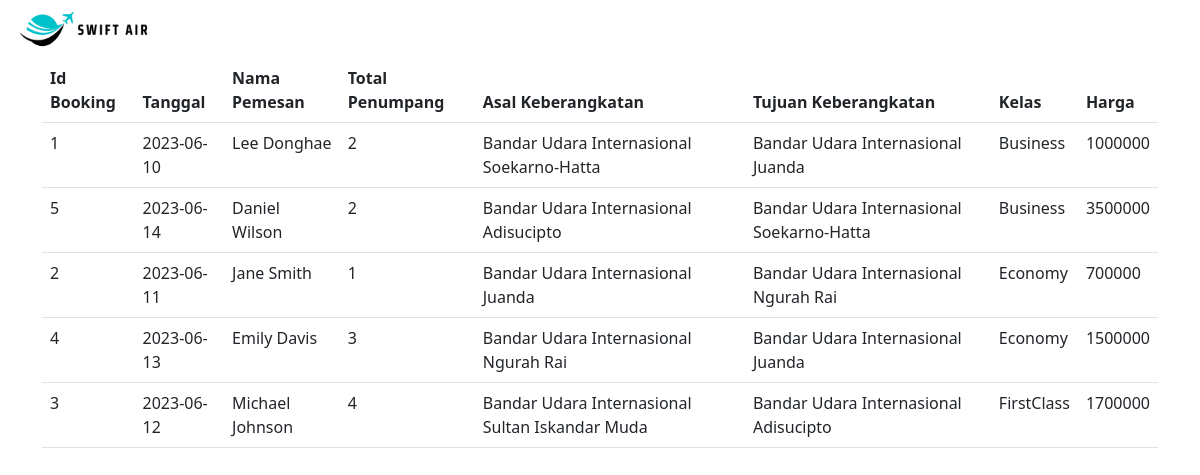
/Cek_pemesanan.php, run on the app's committed database.
### tables this page shows
CREATE TABLE Reservasi (
    R_ID INT AUTO_INCREMENT PRIMARY KEY,
    R_Jumlah_Kursi INT,
    R_Tanggal DATE,
    Ad_ID INT,
    Pm_ID INT,
    Pn_ID INT,
    Pb_ID INT,
    FOREIGN KEY (Ad_ID) REFERENCES Admin(Ad_ID),
    FOREIGN KEY (Pm_ID) REFERENCES Pemesan(Pm_ID),
    FOREIGN KEY (Pn_ID) REFERENCES Penerbangan(Pn_ID),
    FOREIGN KEY (Pb_ID) REFERENCES Pembayaran(Pb_ID)
);

CREATE TABLE Pemesan (
Pm_ID INT AUTO_INCREMENT PRIMARY KEY,
Pm_Username VARCHAR(30),
Pm_Nama VARCHAR(60),
Pm_No_Telp CHAR(15),
Pm_Email VARCHAR(30),
Pm_Password VARCHAR(30)
);

CREATE TABLE jadwal_penerbangan (
    Jp_ID INT AUTO_INCREMENT PRIMARY KEY,
    Jp_Tanggal_Waktu_Departure DATETIME NOT NULL,
    Jp_Tanggal_Waktu_Arrival DATETIME NOT NULL,
    Jp_Bandara_Asal VARCHAR(100) NOT NULL,
    Jp_Bandara_Tujuan VARCHAR(100) NOT NULL,
    Pe_ID INT,
    B_ID CHAR(3),
    Pn_ID INT,
    FOREIGN KEY (Pe_ID) REFERENCES pesawat(Pe_ID),
    FOREIGN KEY (B_ID) REFERENCES bandara(B_ID),
    FOREIGN KEY (Pn_ID) REFERENCES penerbangan(Pn_ID)
);

CREATE TABLE kelas (
    K_ID CHAR(1) PRIMARY KEY NOT NULL,
    K_Nama VARCHAR(30) NOT NULL,
    K_Persentase_Kursi FLOAT(1) NOT NULL
);

CREATE TABLE Harga (
    H_ID INT AUTO_INCREMENT PRIMARY KEY,
    H_Harga DECIMAL(19, 0) NOT NULL,
    K_ID CHAR(1) NOT NULL,
    Pn_ID INT NOT NULL,
    FOREIGN KEY (Pn_ID) REFERENCES Penerbangan(Pn_ID),
    FOREIGN KEY (K_ID) REFERENCES kelas(K_ID)
);

### Cek_pemesanan.php (the view, shortened to what this page needs)
<?php include("config.php"); ?>
<!DOCTYPE html>
<html>
<head>
	<link href="https://cdn.jsdelivr.net/npm/bootstrap@5.3.0-alpha1/dist/css/bootstrap.min.css" rel="stylesheet">
</head>
<body>
	<nav class="navbar">
        <div class="container-fluid">
            <img src="images/logo_tulisan.png" alt="logo" href="dashboard.php" class="logo-image" style="width: 150px; height: auto;">
        </div>
    </nav>
	<div class="container">
		<div class="table-container">
		<table class="table">
			<thead>
				<tr>
					<th>Id Booking</th>
					<th>Tanggal</th>
					<th>Nama Pemesan</th>
					<th>Total Penumpang</th>
					<th>Asal Keberangkatan</th>
					<th>Tujuan Keberangkatan</th>
					<th>Kelas</th>
					<th>Harga</th>
				</tr>
			</thead>
			<tbody>
			<?php
				$sql = "SELECT Reservasi.R_ID, Reservasi.R_Tanggal, Pemesan.Pm_Nama, Reservasi.R_Jumlah_Kursi, Jadwal_Penerbangan.Jp_Bandara_Asal, Jadwal_Penerbangan.Jp_Bandara_Tujuan, Harga.H_Harga, Kelas.K_Nama
						FROM Reservasi
						JOIN Pemesan ON Reservasi.Pn_ID = Pemesan.Pm_ID
						JOIN Jadwal_Penerbangan ON Reservasi.Pm_ID = Jadwal_Penerbangan.Jp_ID
						JOIN Harga ON Reservasi.Pn_ID = Harga.H_ID
						JOIN Kelas ON Harga.K_ID = Kelas.K_ID";
				$query = mysqli_query($db, $sql);
				if ($query) {
					while ($hasil = mysqli_fetch_array($query)) {
						echo "<tr>";
						echo "<td>".$hasil['R_ID']."</td>";
						echo "<td>".$hasil['R_Tanggal']."</td>";
						echo "<td>".$hasil['Pm_Nama']."</td>";
						echo "<td>".$hasil['R_Jumlah_Kursi']."</td>";
						echo "<td>".$hasil['Jp_Bandara_Asal']."</td>";
						echo "<td>".$hasil['Jp_Bandara_Tujuan']."</td>";
						echo "<td>".$hasil['K_Nama']."</td>";
						echo "<td>".$hasil['H_Harga']."</td>";
						echo "</tr>";
					}
				} else {
					echo "Query execution failed: " . mysqli_error($db);
				}
			?>
			</tbody>
		</table>
		</div>
	</div>
</body>
</html>

### data on the page
reservasi: R_ID "1", R_Tanggal "2023-06-10", Pm_ID.Pm_Nama "Lee Donghae", R_Jumlah_Kursi "2", jadwal_penerbangan.Jp_Bandara_Asal "Bandar Udara Internasional Soekarno-Hatta", jadwal_penerbangan.Jp_Bandara_Tujuan "Bandar Udara Internasional Juanda", kelas.K_Nama "Business", harga.H_Harga "1000000"
reservasi: R_ID "5", R_Tanggal "2023-06-14", Pm_ID.Pm_Nama "Daniel Wilson", R_Jumlah_Kursi "2", jadwal_penerbangan.Jp_Bandara_Asal "Bandar Udara Internasional Adisucipto", jadwal_penerbangan.Jp_Bandara_Tujuan "Bandar Udara Internasional Soekarno-Hatta", kelas.K_Nama "Business", harga.H_Harga "3500000"
reservasi: R_ID "2", R_Tanggal "2023-06-11", Pm_ID.Pm_Nama "Jane Smith", R_Jumlah_Kursi "1", jadwal_penerbangan.Jp_Bandara_Asal "Bandar Udara Internasional Juanda", jadwal_penerbangan.Jp_Bandara_Tujuan "Bandar Udara Internasional Ngurah Rai", kelas.K_Nama "Economy", harga.H_Harga "700000"
reservasi: R_ID "4", R_Tanggal "2023-06-13", Pm_ID.Pm_Nama "Emily Davis", R_Jumlah_Kursi "3", jadwal_penerbangan.Jp_Bandara_Asal "Bandar Udara Internasional Ngurah Rai", jadwal_penerbangan.Jp_Bandara_Tujuan "Bandar Udara Internasional Juanda", kelas.K_Nama "Economy", harga.H_Harga "1500000"
reservasi: R_ID "3", R_Tanggal "2023-06-12", Pm_ID.Pm_Nama "Michael Johnson", R_Jumlah_Kursi "4", jadwal_penerbangan.Jp_Bandara_Asal "Bandar Udara Internasional Sultan Iskandar Muda", jadwal_penerbangan.Jp_Bandara_Tujuan "Bandar Udara Internasional Adisucipto", kelas.K_Nama "FirstClass", harga.H_Harga "1700000"
